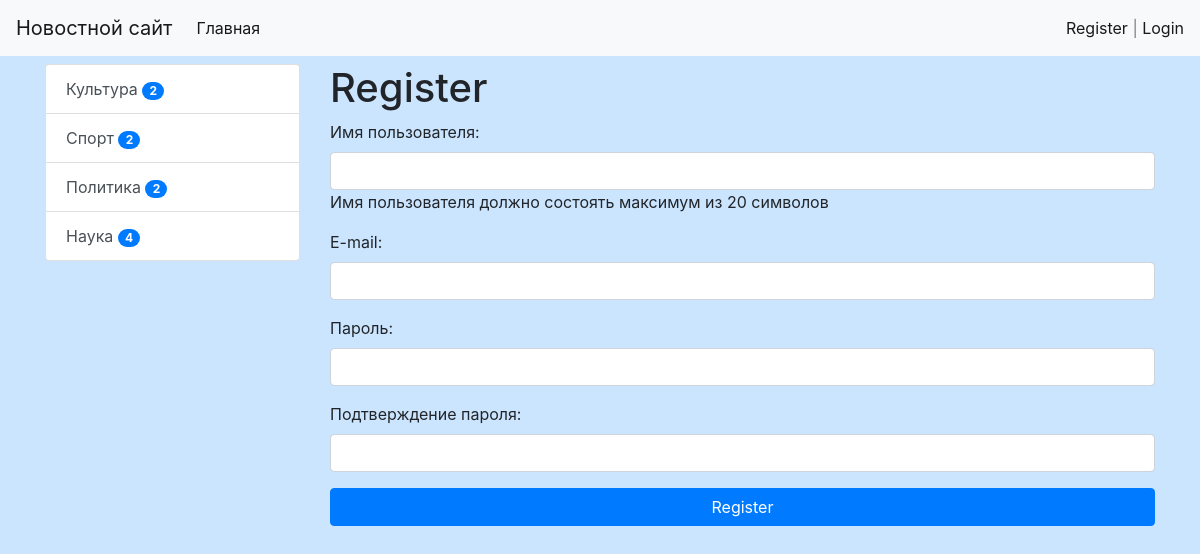
Screenshot of /register/ with the database file from the repository.
### news/models.py (models this page shows, shortened)
class Category(models.Model):
    title = models.CharField(max_length=150, db_index=True, verbose_name='Наименование категории')
    def get_absolute_url(self):
        return reverse_lazy('category', kwargs={"category_id": self.pk})
    class Meta:
        verbose_name = 'Категория'
        verbose_name_plural = 'Категории'
        ordering = ['title']

### news/views.py (the view)
# urls.py: path('register/', register, name='register'),
def register(request):
    if request.method == 'POST':
        form = UserRegisterForm(request.POST)
        if form.is_valid():
            user = form.save()
            login(request, user)
            messages.success(request, 'Вы успешно прошли регистрацию')
            return redirect('home')
        else:
            messages.error(request, 'Ошибка регистрации')
    else:
        form = UserRegisterForm()
    return render(request, 'news/register.html', {'form': form})

### news/forms.py
class UserRegisterForm(UserCreationForm):
    username = forms.CharField(label='Имя пользователя', help_text='Имя пользователя должно состоять максимум из 20 символов', widget=forms.TextInput(attrs={'class': 'form-control'}))
    password1 = forms.CharField(label='Пароль', widget=forms.PasswordInput(attrs={'class': 'form-control'}))
    password2 = forms.CharField(label='Подтверждение пароля', widget=forms.PasswordInput(attrs={'class': 'form-control'}))
    email = forms.EmailField(label='E-mail', widget=forms.EmailInput(attrs={'class': 'form-control'}))
    class Meta:
        model = User
        fields = ('username', 'email', 'password1', 'password2')
        widgets = {
            'username': forms.TextInput(attrs={'class': 'form-control'}),
            'email': forms.EmailInput(attrs={'class': 'form-control'}),
            'password1': forms.PasswordInput(attrs={'class': 'form-control'}),
            'password2': forms.PasswordInput(attrs={'class': 'form-control'}),
        }

### news/templatetags/news_tags.py (called while the page is built)
@register.inclusion_tag('news/list_categories.html')
def show_categories(arg1='Hello', arg2='world'):
    categories = Category.objects.annotate(cnt=Count('get_news', filter=F('get_news__is_published'))).filter(cnt__gt=0)
    return {"categories": categories, "arg1": arg1, "arg2": arg2}

### news/templates/news/register.html (shortened to what this page needs)
{% extends 'base.html' %}
{% block sidebar %}
{% include 'inc/_sidebar.html' %}
{% endblock %}
{% block content %}
<h1>Register</h1>
<form method="post">
    {{ form.as_p }}
        <button type="submit" class="btn btn-primary btn-block">Register</button>
</form>
{% endblock %}

### news/templates/news/list_categories.html
<div class="list-group">
    {% for item in categories %}
    <a href="{{ item.get_absolute_url }}" class="list-group-item list-group-item-action">{{ item.title }} <span class="badge badge-primary badge-pill">{{ item.cnt }}</span> </a>
    {% endfor %}
</div>
</div>

### testsite/static/css/style.css (style rules this page uses)
body { background-color: #cce5ff; }

### rows the page displays
Category: title "Культура", cnt "2"
Category: title "Спорт", cnt "2"
Category: title "Политика", cnt "2"
Category: title "Наука", cnt "4"
